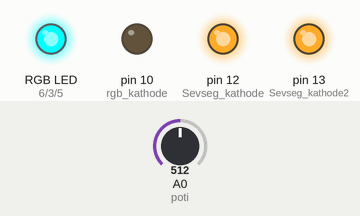
The program below on a simulated Arduino Uno, built with avr-gcc and run on an emulated ATmega328P. Shown: an RGB LED mixed from three pins (HIGH = lit), output pins drawn as LEDs (lit = HIGH). Inputs (shaded band) come from the test bench; at power-on: A0 (poti) = 512. What the program prints to the serial monitor is not drawn.

Above: at 1.2 s.
1.3 s: A0 (poti) set to 624
2.8 s: A0 (poti) set to 655
At 3.4 s:
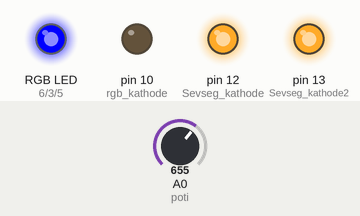
4.3 s: A0 (poti) set to 758
5.8 s: A0 (poti) set to 782
At 7.0 s:
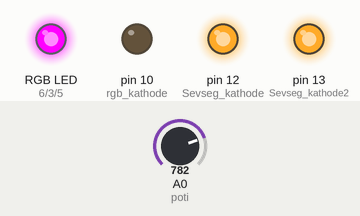
7.3 s: A0 (poti) set to 880
8.8 s: A0 (poti) set to 905
At 9.2 s:
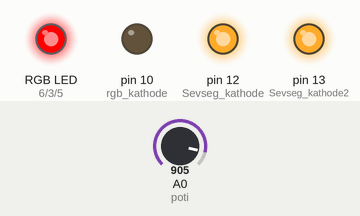
Timing chart, 0 to 11.3 s (numbered marks = the images above; inputs shaded):
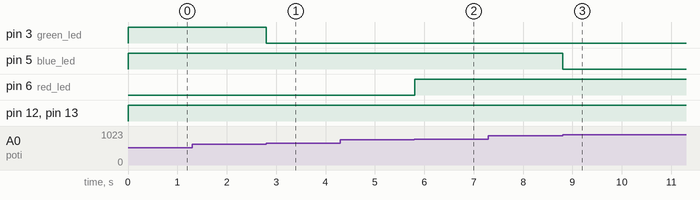

The program:

main.cpp
```cpp
#include <Arduino.h>

int red_led = 6;
int blue_led = 5;
int green_led = 3;

int rgb_kathode = 10;
int Sevseg_kathode = 12;
int Sevseg_kathode2 = 13;

int poti = 14;

int type = 0;
int modi = 8;

int potenziometer() {
  pinMode(poti, INPUT);

  int value = analogRead(poti);
  int returnInt = 0;

  for (int i = modi; i > 0; i--) {
    if (value >= 1023 - i * (1024 / modi)) {
      returnInt = i;
    }
  }
  return returnInt;
}

void setup() {
  Serial.begin(9600);
  pinMode(red_led, OUTPUT);
  pinMode(blue_led, OUTPUT);
  pinMode(green_led, OUTPUT);

  pinMode(rgb_kathode, OUTPUT);
  pinMode(Sevseg_kathode, OUTPUT);
  pinMode(Sevseg_kathode2, OUTPUT);
}

void loop() {
  digitalWrite(rgb_kathode, LOW);
  digitalWrite(Sevseg_kathode, HIGH);
  digitalWrite(Sevseg_kathode2, HIGH);

  int potiInt = potenziometer();
  Serial.println(potiInt);

  switch (potiInt) {
  case 1:
    digitalWrite(red_led, HIGH);
    digitalWrite(blue_led, LOW);
    digitalWrite(green_led, LOW);
    break;

  case 2:
    digitalWrite(red_led, HIGH);
    digitalWrite(blue_led, HIGH);
    digitalWrite(green_led, LOW);
    break;
  case 3:
    digitalWrite(red_led, LOW);
    digitalWrite(blue_led, HIGH);
    digitalWrite(green_led, LOW);
    break;
  case 4:
    digitalWrite(red_led, LOW);
    digitalWrite(blue_led, HIGH);
    digitalWrite(green_led, HIGH);
    break;
  case 5:
    digitalWrite(red_led, LOW);
    digitalWrite(blue_led, LOW);
    digitalWrite(green_led, HIGH);
    break;
  case 6:
    digitalWrite(red_led, HIGH);
    digitalWrite(blue_led, LOW);
    digitalWrite(green_led, HIGH);
    break;
  case 7:
    digitalWrite(red_led, HIGH);
    digitalWrite(blue_led, HIGH);
    digitalWrite(green_led, HIGH);
    break;
  case 8:
    digitalWrite(red_led, LOW);
    digitalWrite(blue_led, LOW);
    digitalWrite(green_led, LOW);
    break;
  }
}
```

Measured:
- the behaviour switches between 638 and 639 on A0 (poti) (found by bisection; images 0 and 1)
- the behaviour switches between 766 and 767 on A0 (poti) (found by bisection; images 1 and 2)
- the behaviour switches between 894 and 895 on A0 (poti) (found by bisection; images 2 and 3)
- after the input at 2.8 s, pin 3 (green_led): HIGH → LOW at once
- after the input at 5.8 s, pin 6 (red_led): LOW → HIGH at once
- after the input at 8.8 s, pin 5 (blue_led): HIGH → LOW at once
